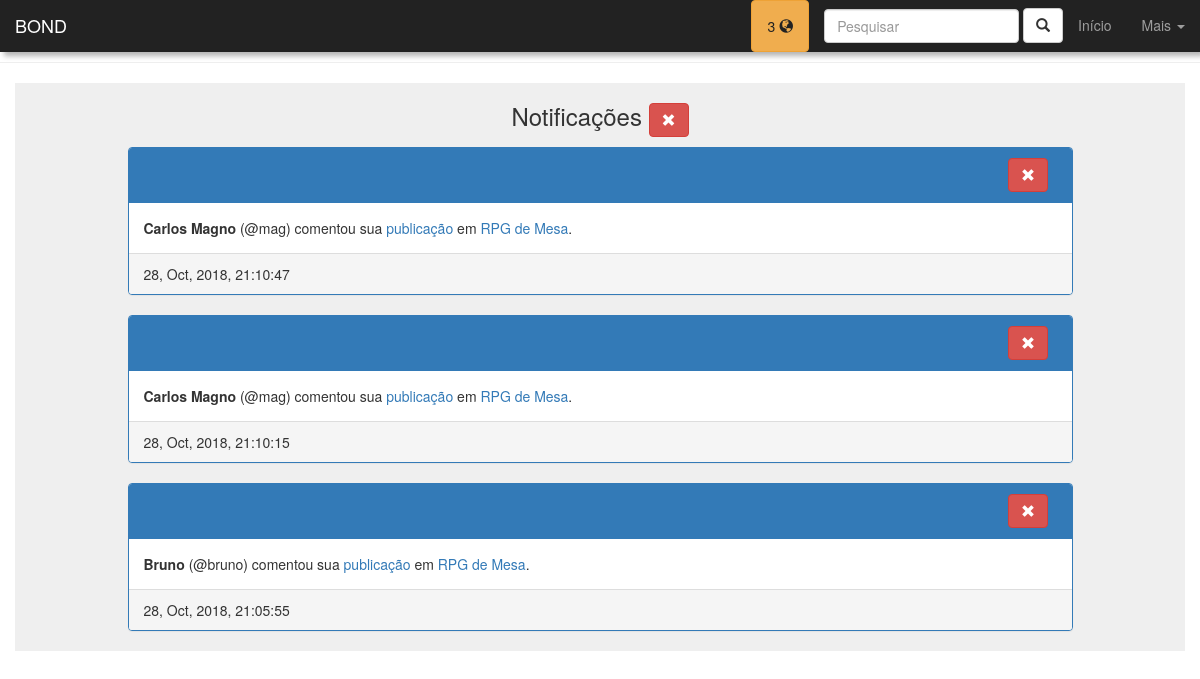
Page /notifications.php (signed in) on the earlier database version.
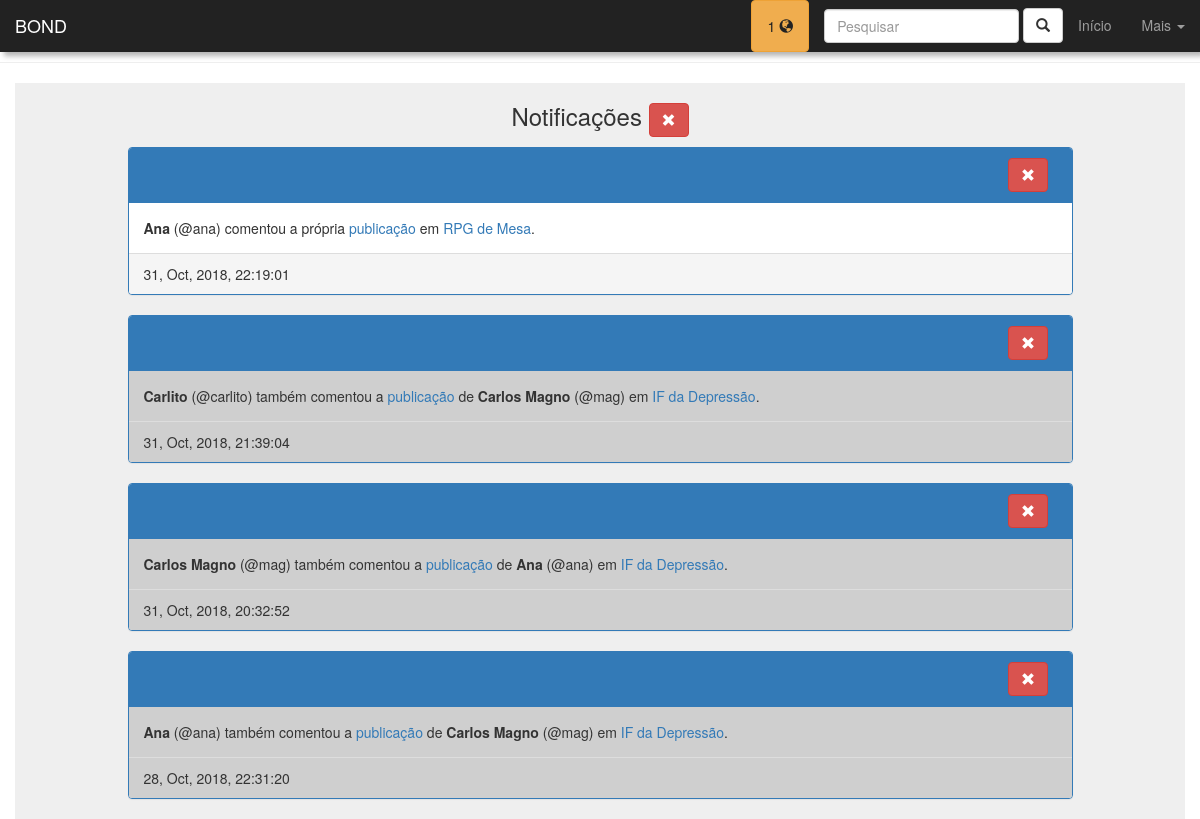
Same page on the later database version.
### tables this page shows
CREATE TABLE IF NOT EXISTS `notifications` (
  `id_notification` int(11) NOT NULL AUTO_INCREMENT,
  `user` int(11) NOT NULL,
  `post` int(11) DEFAULT NULL,
  `community` int(11) DEFAULT NULL,
  `type` enum('like','comment','new_post','join','comment_another','comment_own') NOT NULL,
  `acting_user` int(11) NOT NULL,
  `r_date` datetime DEFAULT CURRENT_TIMESTAMP,
  `seen` enum('y','n') DEFAULT 'n',
  PRIMARY KEY (`id_notification`)
);

CREATE TABLE IF NOT EXISTS `users` (
  `id_user` int(11) NOT NULL AUTO_INCREMENT,
  `username` varchar(20) NOT NULL,
  `first_name` varchar(60) NOT NULL,
  `last_name` varchar(80) NOT NULL,
  `birthday` date NOT NULL,
  `profile_pic` varchar(200) DEFAULT 'assets/img/default-user-icon.png',
  `passwd` varchar(32) NOT NULL,
  `r_date` datetime NOT NULL DEFAULT CURRENT_TIMESTAMP,
  `gender` enum('M','F','O') DEFAULT NULL,
  `stars` int(11) DEFAULT '0',
  PRIMARY KEY (`id_user`)
);

CREATE TABLE IF NOT EXISTS `communities` (
  `id_community` int(11) NOT NULL AUTO_INCREMENT,
  `community_name` varchar(100) NOT NULL,
  `r_date` datetime DEFAULT CURRENT_TIMESTAMP,
  `profile_pic` varchar(200) DEFAULT 'assets/img/default-community-icon.png',
  `community_description` varchar(500) DEFAULT NULL,
  `members` int(11) DEFAULT '0',
  PRIMARY KEY (`id_community`)
);

### notifications.php (the view, shortened to what the changed rows need)
<?php
$id_user = $_SESSION["id_user"];
$conn = connect();
$sql = "SELECT COUNT(*) as qnt FROM notifications WHERE user = $id_user AND seen = 'n'";
if($q = mysqli_query($conn, $sql)){
  $notifications = mysqli_fetch_assoc($q)["qnt"];
}else{
  $notifications = 0;
}
?>
<!DOCTYPE html>
<html lang="PT-BR">
  <head>
    <link href="css/bootstrap.min.css" rel="stylesheet">
    <link rel="stylesheet" href="css/pattern.css">
  </head>
<body>
<nav class="navbar navbar-inverse navbar-fixed-top" id="navbar-menu">
  <div class="container-fluid">
    <div class="navbar-header">
      <a class="navbar-brand" href="#">BOND</a>
    </div>
    <div class="collapse navbar-collapse" id="bs-example-navbar-collapse-1">
      <ul class="nav navbar-nav navbar-right">
      <li>
      <?php
        if($notifications>0){
          echo '<a href="notifications.php" class="btn btn-warning" id="dark-text-nav">'.$notifications
          .' <span class="glyphicon glyphicon-globe"></span></a>';
        }else{
          echo '<a href="notifications.php" class="btn btn-default" id="btn-mobile-nav2"><span class="glyphicon glyphicon-globe"></span></a>';
        }
        ?>
        </li>
      </ul>
    </div>
  </div>
</nav>
<div class="container">
<div class="row panel-gray">
    <div class="col-lg-10 col-lg-offset-1">
        <?php
        $conn = connect();
        $sql = "SELECT *, date_format(notifications.r_date, '%d, %b, %Y, %T') as data_f FROM notifications
        JOIN users ON acting_user = users.id_user
        WHERE user = '$id_user'";
        if($query = mysqli_query($conn, $sql)){
            $notifications = array();
            while($row = mysqli_fetch_assoc($query)){
                $notifications[] = $row;
            }
            usort($notifications, "organizer");
            foreach($notifications as $notification){
                $acting_user_fname = $notification["first_name"];
                $acting_user_uname = $notification["username"];
                $post = $notification["post"];
                $community = $notification["community"];
                $sql = "SELECT community_name FROM communities
                WHERE id_community = $community";
                if($query = mysqli_query($conn, $sql)){
                  $community_name = mysqli_fetch_assoc($query)["community_name"];
                }
                $type = $notification["type"];
                $id_notification = $notification["id_notification"];
                $time = $notification["data_f"];
                switch($type){
                  case "comment":
                    $text = "<strong>$acting_user_fname</strong> (@$acting_user_uname)
                    comentou sua <a href='see_post.php?p=$post' href='dark-text-link'>publicação</a>
                    em <a href='see_community.php?c=$community'>$community_name</a>.";
                    break;
                  case "comment_another":
                    $sql = "SELECT id_user,first_name, username FROM posts
                    JOIN users ON users.id_user = posts.user WHERE id_post = $post";
                    if($query = mysqli_query($conn, $sql)){
                      $data = mysqli_fetch_assoc($query);
                      $r_user_fname = $data["first_name"];
                      $r_user_uname = $data["username"];
                    }
                    $text = "<strong>$acting_user_fname</strong> (@$acting_user_uname)
                    também comentou a <a href='see_post.php?p=$post' href='dark-text-link'>publicação</a>
                    de <strong>$r_user_fname</strong> (@$r_user_uname)
                    em <a href='see_community.php?c=$community'>$community_name</a>.";
                    break;
                  case "comment_own":
                    $text = "<strong>$acting_user_fname</strong> (@$acting_user_uname)
                    comentou a própria <a href='see_post.php?p=$post' href='dark-text-link'>publicação</a>
                    em <a href='see_community.php?c=$community'>$community_name</a>.";
                    break;
                }
                echo "<div class='panel panel-primary'>
                <div class='panel-heading'><div class='row'>
                <div class='col-lg-1 col-lg-offset-11'>";
                echo "<a href='del_notification.php?n=$id_notification' class='btn btn-danger'>
                  <span class='glyphicon glyphicon-remove'></span></a>";
                echo "</div></div></div>";
                if($notification["seen"]=='n'){
                  echo "<div class='panel-body'>
                  $text
                 </div><div class='panel-footer'>$time</div></div>";
                }else{
                  echo "<div class='panel-body' style='background:#cfcfcf'>
                  $text
                 </div><div class='panel-footer' style='background:#cfcfcf'>$time</div></div>";
                }
            }
        }
        ?>
    </div>
</div>
</div>
</body>
</html>

Differences in the rows shown:
removed notifications: users.first_name "Carlos Magno", users.username "mag", communities.community_name "RPG de Mesa", time "28, Oct, 2018, 21:10:47"
removed notifications: users.first_name "Carlos Magno", users.username "mag", communities.community_name "RPG de Mesa", time "28, Oct, 2018, 21:10:15"
removed notifications: users.first_name "Bruno", users.username "bruno", communities.community_name "RPG de Mesa", time "28, Oct, 2018, 21:05:55"
added notifications: users.first_name "Ana", users.username "ana", communities.community_name "RPG de Mesa", time "31, Oct, 2018, 22:19:01"
added notifications: users.first_name "Carlito", users.username "carlito", users.first_name "Carlos Magno", users.username "mag", communities.community_name "IF da Depressão", time "31, Oct, 2018, 21:39:04"
added notifications: users.first_name "Carlos Magno", users.username "mag", users.first_name "Ana", users.username "ana", communities.community_name "IF da Depressão", time "31, Oct, 2018, 20:32:52"
added notifications: users.first_name "Ana", users.username "ana", users.first_name "Carlos Magno", users.username "mag", communities.community_name "IF da Depressão", time "28, Oct, 2018, 22:31:20"
Other differences:
$notifications: "3" → "1"
